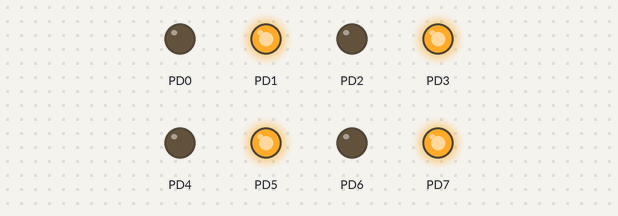
A program run on a simulated ATmega128, built with avr-gcc and emulated at 8 MHz. Shown: output pins drawn as LEDs (lit = HIGH).

Above: at 0.12 s.
At 2.37 s:
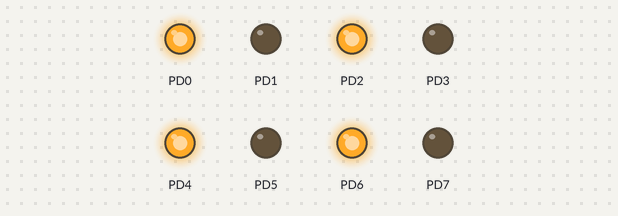
Timing chart, 0 to 3.0 s (numbered marks = the images above):
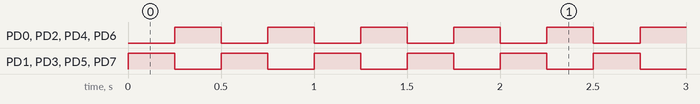

The program:

main.c
```c
/*
 * SimpelLed.c
 *
 * Created: 1-2-2018 15:36:46
 * Author : larsv
 */

#define F_CPU 8000000

#include <avr/io.h>
#include <util/delay.h>

void wait( int ms )

{
	for (int i=0; i<ms; i++)
	{
		_delay_ms( 1 );		// library function (max 30 ms at 8MHz)
	}
}

int main(void)
{
    DDRD = 0b11111111;
    while (1)
    {
		PORTD = 0xAA;
		wait(250);
		PORTD = 0x55;
		wait(250);
    }

	return 1;
}
```

Measured:
- by itself, PD0–7: alternates HIGH for 0.25 s and LOW for 0.25 s
